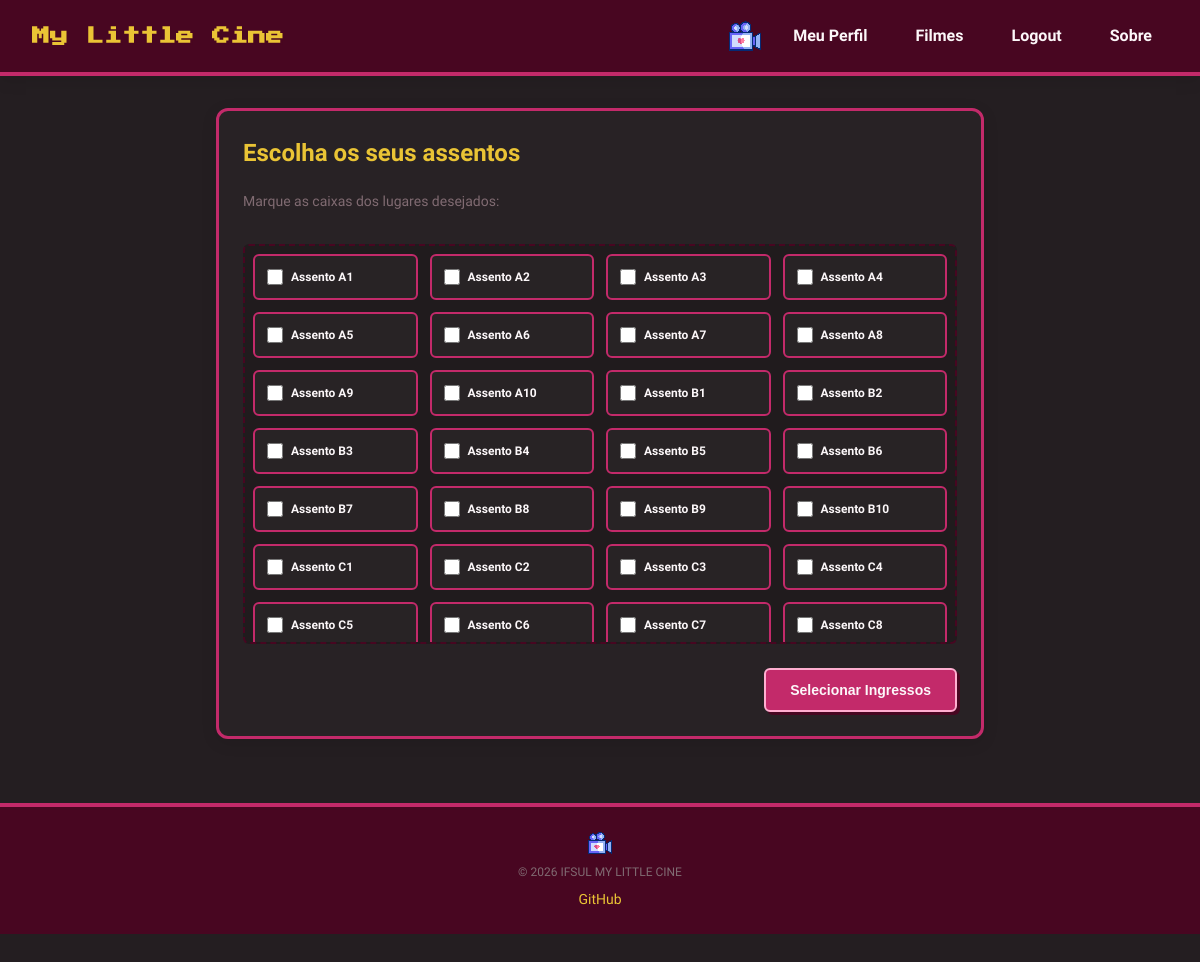
Page /assentos.php?id=1 on the committed database.
### tables this page shows
CREATE TABLE Assento (
id_assento BIGINT PRIMARY KEY AUTO_INCREMENT,
fileira VARCHAR(5) NOT NULL,
numero INT NOT NULL,
tipo VARCHAR(30) NOT NULL DEFAULT 'comum',
id_sala BIGINT NOT NULL,
estado VARCHAR(8) NOT NULL DEFAULT 'livre',
UNIQUE (id_sala, fileira, numero),
FOREIGN KEY (id_sala) REFERENCES Sala(id_sala)
ON UPDATE CASCADE ON DELETE RESTRICT
);

### assentos.php (the view, shortened to what this page needs)
<?php
    require_once "conexao/conexao.php";
    $idSala = [$_GET["id"] ?? ""];
    $sqlAssentos = "SELECT * FROM Assento WHERE id_sala = ? AND estado = 'livre' ;";
    $stmtAssentos = $conn->prepare($sqlAssentos);
    $stmtAssentos->execute($idSala);
    $resultadoAssentos = $stmtAssentos->get_result();
    $assentos = $resultadoAssentos->fetch_all(MYSQLI_ASSOC);
?>
<!DOCTYPE html>
<html lang="pt-br">
<head>
    <link rel="stylesheet" href="css/variaveis.css">
    <link rel="stylesheet" href="css/estilo.css" type="text/css" media="all">
    <link rel="stylesheet" href="css/assentos.css" type="text/css" media="all">
</head>
<body>
    <header>
        <h2 class="nav-titulo">My Little Cine</h2>
        <nav class="nav-container">
            <a href="index_usuario.php" class="nav-logo">
                <img src="imagens/home_icone.png" alt="Logo">
            </a>
            <a href="perfil.php" class="nav-link">Meu Perfil</a>
            <a href="filmes.php" class="nav-link">Filmes</a>
            <a href="logout.php" class="nav-link">Logout</a>
            <a href="sobre.php" class="nav-link">Sobre</a>
        </nav>
    </header>
    <main>
        <form action="processar_reserva.php" method="POST">
            <div class="secao-assentos">
                <h3>Escolha os seus assentos</h3>
                <p class="instrucao">Marque as caixas dos lugares desejados:</p>
                <div class="grid-assentos">
                    <?php if (count($assentos) > 0): ?>
                        <?php foreach ($assentos as $assento):
                            $codigoAssento = $assento["fileira"] . $assento["numero"];
                        ?>
                            <div class="assento-item">
                                <input type="checkbox" id="assentos_<?php echo $codigoAssento; ?>" name="assentos[]" value="<?php echo $codigoAssento; ?>" />
                                <label for="assentos_<?php echo $codigoAssento; ?>">Assento <?php echo $codigoAssento; ?></label>
                            </div>
                        <?php endforeach; ?>
                    <?php endif; ?>
                </div>
                <div class="btn-ingressos">
                    <button type="submit" class="btn-comprar">Selecionar Ingressos</button>
                </div>
            </div>
        </form>
    </main>
    <footer>
        <img src="imagens/home_icone.png" alt="Icone">
        <p>© 2026 IFSUL MY LITTLE CINE</p>
        <a href="https://github.com/Glitchbunnyhead/My_Little_Cine" target="_blank">GitHub</a>
    </footer>
</body>
</html>

### css/variaveis.css (style rules this page uses)
:root { --cor-primaria: #C32A6A; --cor-primaria-escura: #480621; --cor-primaria-clara: #ffaed0; --cor-secundaria: #EAC435; --cor-secundaria-clara: #ffe68c; --cor-bg: #241e21; --cor-superficie: #ffffff; --cor-texto:#fcf7f9 ; --cor-texto-muted: #806b72; --cor-borda: #ebe5e7; --cor-sucesso: #13da5c; --cor-erro: #ef4444; --fonte-principal: 'Pixelify Sans', monospace; --texto-xs: 0.75rem; --texto-sm: 0.875rem; --texto-base: 1rem; --texto-lg: 1.125rem; --texto-xl: 1.25rem; --texto-2xl: 1.5rem; --texto-3xl: 2rem; --texto-4xl: 2.75rem; --espacamento-1: 0.25rem; --espacamento-2: 0.5rem; --espacamento-3: 0.75rem; --espacamento-4: 1rem; --espacamento-6: 1.5rem; --espacamento-8: 2rem; --espacamento-12: 3rem; --espacamento-16: 4rem; --raio-sm: 6px; --raio-md: 12px; --raio-lg: 20px; --sombra-sm: 0 1px 3px rgba(0,0,0,0.08); --sombra-md: 0 4px 16px rgba(0,0,0,0.10); --transicao: 0.2s ease; }

### css/estilo.css (style rules this page uses)
* { box-sizing: border-box; margin: 0; padding: 0; }
body { background-color: var(--cor-bg); color: var(--cor-texto); font-family: var(--fonte-principal); font-size: var(--texto-base); line-height: 1.5; }
img { image-rendering: pixelated; image-rendering: crisp-edges; max-width: 100%; display: block; }
header { background-color: var(--cor-primaria-escura); border-bottom: 4px solid var(--cor-primaria); padding: var(--espacamento-4) var(--espacamento-8); display: flex; justify-content: space-between; align-items: center; box-shadow: var(--sombra-md); }
.nav-titulo { font-family: 'Press Start 2P', monospace, sans-serif; font-size: var(--texto-lg); color: var(--cor-secundaria); text-shadow: 2px 2px var(--cor-primaria-escura); }
.nav-container { display: flex; align-items: center; gap: var(--espacamento-4); }
.nav-logo img { width: 32px; height: 32px; }
.nav-link { color: var(--cor-texto); text-decoration: none; font-weight: 700; padding: var(--espacamento-2) var(--espacamento-4); border-radius: var(--raio-sm); transition: var(--transicao); }
footer { background-color: var(--cor-primaria-escura); border-top: 4px solid var(--cor-primaria); padding: var(--espacamento-6); text-align: center; display: flex; flex-direction: column; align-items: center; gap: var(--espacamento-2); margin-top: var(--espacamento-16); }
footer img { width: 24px; height: 24px; }
footer p { font-size: var(--texto-xs); color: var(--cor-texto-muted); }
footer a { color: var(--cor-secundaria); text-decoration: none; font-size: var(--texto-sm); }

### css/assentos.css (style rules this page uses)
main { max-width: 800px; margin: var(--espacamento-8) auto; padding: 0 var(--espacamento-4); display: flex; flex-direction: column; gap: var(--espacamento-6); }
.secao-assentos { background-color: rgba(255, 255, 255, 0.02); border: 3px solid var(--cor-primaria); border-radius: var(--raio-md); padding: var(--espacamento-6); box-shadow: var(--sombra-md); display: flex; flex-direction: column; gap: var(--espacamento-4); }
.secao-assentos h3 { font-family: 'Pixelify Sans', monospace, sans-serif; font-size: var(--texto-2xl); color: var(--cor-secundaria); margin-bottom: var(--espacamento-1); }
.instrucao { font-size: var(--texto-sm); color: var(--cor-texto-muted); margin-bottom: var(--espacamento-4); }
.grid-assentos { display: grid; grid-template-columns: repeat(auto-fill, minmax(130px, 1fr)); gap: var(--espacamento-3); max-height: 400px; overflow-y: auto; padding: var(--espacamento-2); border: 2px dashed var(--cor-primaria-escura); border-radius: var(--raio-sm); background-color: rgba(0, 0, 0, 0.2); }
.assento-item { background-color: rgba(255, 255, 255, 0.04); border: 2px solid var(--cor-primaria); border-radius: var(--raio-sm); padding: var(--espacamento-3); display: flex; align-items: center; gap: var(--espacamento-2); cursor: pointer; transition: var(--transicao); }
.assento-item input[type="checkbox"] { accent-color: var(--cor-secundaria); width: 16px; height: 16px; cursor: pointer; }
.assento-item label { font-size: var(--texto-xs); font-weight: bold; color: var(--cor-texto); cursor: pointer; user-select: none; }
.btn-ingressos { display: flex; justify-content: flex-end; margin-top: var(--espacamento-2); }
.btn-ingressos .btn-comprar { background-color: var(--cor-primaria); color: var(--cor-texto); padding: var(--espacamento-3) var(--espacamento-6); border-radius: var(--raio-sm); text-decoration: none; font-weight: bold; font-size: var(--texto-sm); border: 2px solid var(--cor-primaria-clara); transition: var(--transicao); box-shadow: 3px 3px 0px var(--cor-primaria-escura); cursor: pointer; }

### rows in the picture
assento: codigoAssento "A1"
assento: codigoAssento "A2"
assento: codigoAssento "A3"
assento: codigoAssento "A4"
assento: codigoAssento "A5"
assento: codigoAssento "A6"
assento: codigoAssento "A7"
assento: codigoAssento "A8"
assento: codigoAssento "A9"
assento: codigoAssento "A10"
assento: codigoAssento "B1"
assento: codigoAssento "B2"
assento: codigoAssento "B3"
assento: codigoAssento "B4"
assento: codigoAssento "B5"
assento: codigoAssento "B6"
assento: codigoAssento "B7"
assento: codigoAssento "B8"
assento: codigoAssento "B9"
assento: codigoAssento "B10"
assento: codigoAssento "C1"
assento: codigoAssento "C2"
assento: codigoAssento "C3"
assento: codigoAssento "C4"
assento: codigoAssento "C5"
assento: codigoAssento "C6"
assento: codigoAssento "C7"
assento: codigoAssento "C8"
